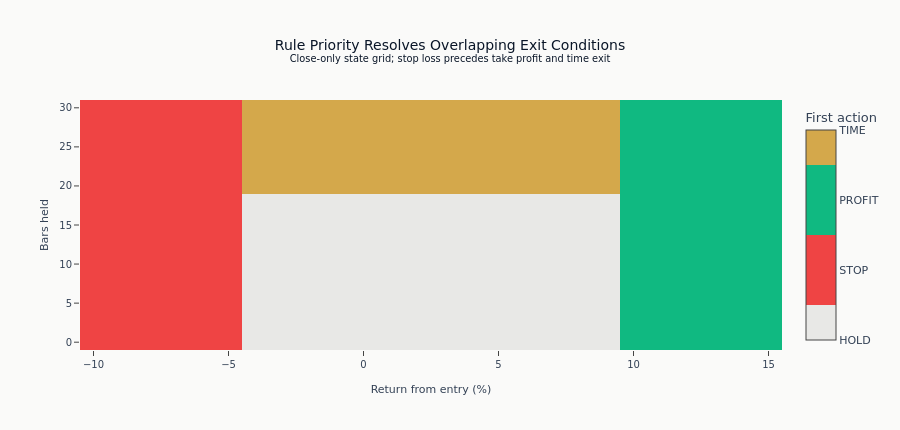

Notebook cell for this chart:
### Markdown cell above
The colorbar names each action directly so the categorical codes never require
interpretation from the reader.

### Code cell
fig = go.Figure(
    go.Heatmap(
        x=return_grid,
        y=bars_grid,
        z=exit_surface,
        zmin=0,
        zmax=3,
        colorscale=exit_scale,
        colorbar=dict(
            title="First action",
            tickmode="array",
            tickvals=[0, 1, 2, 3],
            ticktext=["HOLD", "STOP", "PROFIT", "TIME"],
        ),
        hovertemplate="Return %{x}%<br>Bars %{y}<br>Action code %{z}<extra></extra>",
    )
)
fig.update_layout(
    title=(
        "Rule Priority Resolves Overlapping Exit Conditions"
        "<br><sup>Close-only state grid; stop loss precedes take profit and time exit</sup>"
    ),
    xaxis_title="Return from entry (%)",
    yaxis_title="Bars held",
    height=430,
)
show_plotly_with_alt(
    fig,
    "A grid of position states by rule, coloured by the action each rule returns, showing which rule claims each region of the state space under the chain's priority order.",
)

### Figure 1 — Plotly figure (JSON) as saved in the notebook; plotly's stock layout.template omitted (floating-point values rounded to 4 significant figures; data arrays with more than 128 entries replaced by an {"elided": "..."} marker saying what was removed)
{"data": [{"colorbar": {"tickmode": "array", "ticktext": ["HOLD", "STOP", "PROFIT", "TIME"], "tickvals": [0, 1, 2, 3], "title": {"text": "First action"}}, "colorscale": [[0.0, "#e8e8e6"], [0.1667, "#e8e8e6"], [0.1667, "#ef4444"], [0.5, "#ef4444"], [0.5, "#10b981"], [0.8333, "#10b981"], [0.8333, "#D4A84B"], [1.0, "#D4A84B"]], "hovertemplate": "Return %{x}%<br>Bars %{y}<br>Action code %{z}<extra></extra>", "type": "heatmap", "x": [-10, -9, -8, -7, -6, -5, -4, -3, -2, -1, 0, 1, 2, 3, 4, 5, 6, 7, 8, 9, 10, 11, 12, 13, 14, 15], "y": [0, 2, 4, 6, 8, 10, 12, 14, 16, 18, 20, 22, 24, 26, 28, 30], "z": {"elided": "16x26 int values"}, "zmax": 3, "zmin": 0}], "layout": {"height": 430, "title": {"text": "Rule Priority Resolves Overlapping Exit Conditions<br><sup>Close-only state grid; stop loss precedes take profit and time exit</sup>"}, "xaxis": {"title": {"text": "Return from entry (%)"}}, "yaxis": {"title": {"text": "Bars held"}}}}
